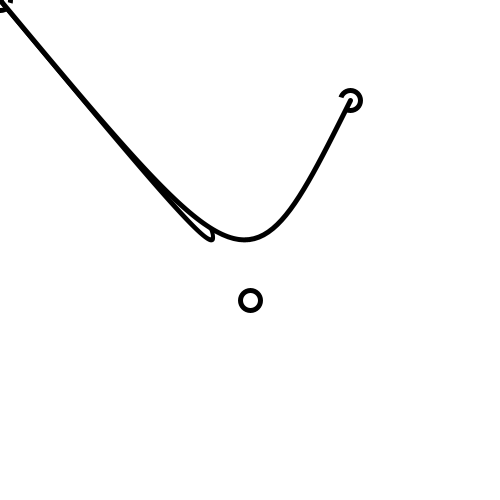
Frame 1 (no input)
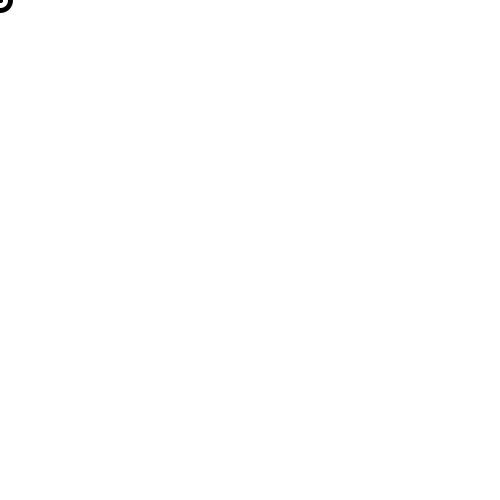
Frame 60 (the mouse pressed at the canvas centre just before this capture)
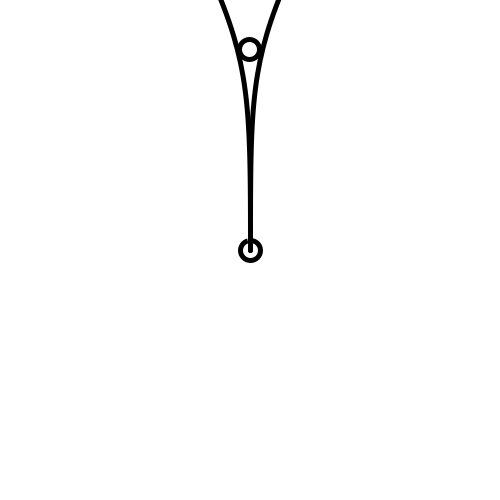
Frame 120 (the mouse held since frame 60 and released just before this capture)

The Processing sketch that drew these frames (run headless with seeded random() and noise(); from frame 60 on, the mouse is pressed at the canvas centre):

// Processing sketch: Shape_memory_spring_smooth
// ── Shape_memory_spring_smooth.pde
float vPow = 0.1;
float vDump = 0.5;

Node a, b, c, d;
Spring s1, s2, s3;

void setup(){
  size(500, 500);
  strokeWeight(5);
  a = new Node(width/2, height);
  b = new Node(width/2, height/5*3);
  c = new Node(width/2-width/5, height/5);
  d = new Node(width/2+width/5, height/5);
  s1 = new Spring(a, b);
  s2 = new Spring(b, c);
  s3 = new Spring(b, d);
}

void draw(){
  background(255);
  s1.update();
  s2.update();
  s3.update();
  a.pos = new PVector(mouseX, mouseY);
  a.show();
  b.show();
  c.show();
  d.show();
  s1.show();
  s2.show();
  s3.show();
}

// ── Node.pde
class Node{
  PVector pos;
  ArrayList<Node> children = new ArrayList<Node>();
  
  Node(float x, float y){
    this.pos = new PVector(x, y);
  }
  
  void show(){
    ellipse(pos.x, pos.y, 20, 20);
  }
}

// ── Spring.pde
class Spring{
  Node start, end;
  PVector defDiff;
  float defLen;
  PVector vel = new PVector();//moment of force
  
  Spring(Node start, Node end){
    this.start = start;
    this.end = end;
    start.children.add(end);
    defDiff = PVector.sub(end.pos, start.pos);
    defLen = PVector.dist(start.pos, end.pos);
  }
  
  void update(){
    PVector diff = PVector.sub(end.pos, start.pos);
    PVector dd = PVector.sub(defDiff, diff);
    vel.add(dd.mult(vPow));
    diff.add(vel);
    end.pos = PVector.add(start.pos, diff);
    vel.mult(vDump);
  }
  
  void show(){
    //line(start.pos.x, start.pos.y, end.pos.x, end.pos.y);
    for(Node child : end.children){
      bezier(start.pos.x, start.pos.y, end.pos.x, end.pos.y, end.pos.x, end.pos.y, child.pos.x, child.pos.y);
    }
  }
}
